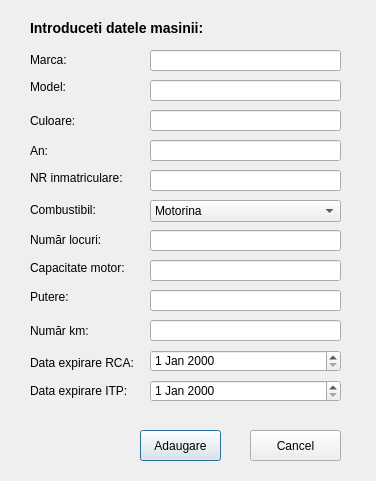
<?xml version="1.0" encoding="UTF-8"?>
<ui version="4.0">
 <class>Add</class>
 <widget class="QDialog" name="Add">
  <property name="geometry">
   <rect>
    <x>0</x>
    <y>0</y>
    <width>376</width>
    <height>481</height>
   </rect>
  </property>
  <property name="windowTitle">
   <string>Dialog</string>
  </property>
  <property name="styleSheet">
   <string notr="true">QDialog#Add{
background-color: qlineargradient(spread:pad, x1:0, y1:0, x2:0.944, y2:0.943, stop:0 rgba(107, 117, 255, 255), stop:1 rgba(87, 255, 255, 255));}
QWidget&gt;QPushButton{
    background-color:  rgb(43, 43, 43);
	width: 150px;
    border-style: outset;
    border-width: 2px;
    border-radius: 8px;
    border-color: beige;
    font: bold 14px;
	color: rgb(85, 255, 255);
}
QWidget&gt;QPushButton:pressed{
    background-color: black;
   
}
QWidget&gt;QPushButton:hover{
    
	border-color: rgb(0, 0, 127);
   
}
QWidget&gt;QLabel{
    
    font: bold 12px;

}
QWidget&gt;QLineEdit{
    
    border-radius:5px;
    border-style: outset;
    border-width: 1px;
	
	border-color: rgb(39, 39, 39);

}
QWidget&gt;QDateEdit{
    
    border-radius:5px;
 border-style: outset;
    border-width: 1px;
	
	border-color: rgb(39, 39, 39);

}
QWidget&gt;QComboBox{
    
    border-radius:5px;
 border-style: outset;
    border-width: 1px;
	
	border-color: rgb(39, 39, 39);

}</string>
  </property>
  <widget class="QLabel" name="label">
   <property name="geometry">
    <rect>
     <x>30</x>
     <y>50</y>
     <width>51</width>
     <height>20</height>
    </rect>
   </property>
   <property name="styleSheet">
    <string notr="true"/>
   </property>
   <property name="text">
    <string>Marca: </string>
   </property>
  </widget>
  <widget class="QLabel" name="label2">
   <property name="geometry">
    <rect>
     <x>30</x>
     <y>80</y>
     <width>47</width>
     <height>13</height>
    </rect>
   </property>
   <property name="styleSheet">
    <string notr="true"/>
   </property>
   <property name="text">
    <string>Model: </string>
   </property>
  </widget>
  <widget class="QLabel" name="label3">
   <property name="geometry">
    <rect>
     <x>30</x>
     <y>110</y>
     <width>47</width>
     <height>21</height>
    </rect>
   </property>
   <property name="styleSheet">
    <string notr="true"/>
   </property>
   <property name="text">
    <string>Culoare: </string>
   </property>
  </widget>
  <widget class="QLabel" name="label4">
   <property name="geometry">
    <rect>
     <x>30</x>
     <y>140</y>
     <width>47</width>
     <height>21</height>
    </rect>
   </property>
   <property name="styleSheet">
    <string notr="true"/>
   </property>
   <property name="text">
    <string>An: </string>
   </property>
  </widget>
  <widget class="QLabel" name="label5">
   <property name="geometry">
    <rect>
     <x>30</x>
     <y>230</y>
     <width>81</width>
     <height>20</height>
    </rect>
   </property>
   <property name="styleSheet">
    <string notr="true"/>
   </property>
   <property name="text">
    <string>Număr locuri: </string>
   </property>
  </widget>
  <widget class="QLineEdit" name="lineEdit1">
   <property name="geometry">
    <rect>
     <x>150</x>
     <y>50</y>
     <width>191</width>
     <height>21</height>
    </rect>
   </property>
  </widget>
  <widget class="QLineEdit" name="lineEdit2">
   <property name="geometry">
    <rect>
     <x>150</x>
     <y>80</y>
     <width>191</width>
     <height>21</height>
    </rect>
   </property>
  </widget>
  <widget class="QLineEdit" name="lineEdit3">
   <property name="geometry">
    <rect>
     <x>150</x>
     <y>110</y>
     <width>191</width>
     <height>21</height>
    </rect>
   </property>
  </widget>
  <widget class="QLineEdit" name="lineEdit4">
   <property name="geometry">
    <rect>
     <x>150</x>
     <y>140</y>
     <width>191</width>
     <height>21</height>
    </rect>
   </property>
  </widget>
  <widget class="QLineEdit" name="lineEdit5">
   <property name="geometry">
    <rect>
     <x>150</x>
     <y>230</y>
     <width>191</width>
     <height>21</height>
    </rect>
   </property>
  </widget>
  <widget class="QLabel" name="label6">
   <property name="geometry">
    <rect>
     <x>30</x>
     <y>200</y>
     <width>71</width>
     <height>20</height>
    </rect>
   </property>
   <property name="styleSheet">
    <string notr="true"/>
   </property>
   <property name="text">
    <string>Combustibil: </string>
   </property>
  </widget>
  <widget class="QLabel" name="label7">
   <property name="geometry">
    <rect>
     <x>30</x>
     <y>170</y>
     <width>111</width>
     <height>16</height>
    </rect>
   </property>
   <property name="styleSheet">
    <string notr="true"/>
   </property>
   <property name="text">
    <string>NR inmatriculare:</string>
   </property>
  </widget>
  <widget class="QLabel" name="label8">
   <property name="geometry">
    <rect>
     <x>30</x>
     <y>260</y>
     <width>111</width>
     <height>16</height>
    </rect>
   </property>
   <property name="styleSheet">
    <string notr="true"/>
   </property>
   <property name="text">
    <string>Capacitate motor:</string>
   </property>
  </widget>
  <widget class="QLabel" name="label9">
   <property name="geometry">
    <rect>
     <x>30</x>
     <y>290</y>
     <width>47</width>
     <height>13</height>
    </rect>
   </property>
   <property name="styleSheet">
    <string notr="true"/>
   </property>
   <property name="text">
    <string>Putere:</string>
   </property>
  </widget>
  <widget class="QLineEdit" name="lineEdit7">
   <property name="geometry">
    <rect>
     <x>150</x>
     <y>170</y>
     <width>191</width>
     <height>21</height>
    </rect>
   </property>
  </widget>
  <widget class="QLineEdit" name="lineEdit8">
   <property name="geometry">
    <rect>
     <x>150</x>
     <y>260</y>
     <width>191</width>
     <height>21</height>
    </rect>
   </property>
  </widget>
  <widget class="QLineEdit" name="lineEdit9">
   <property name="geometry">
    <rect>
     <x>150</x>
     <y>290</y>
     <width>191</width>
     <height>21</height>
    </rect>
   </property>
  </widget>
  <widget class="QLabel" name="label_2">
   <property name="geometry">
    <rect>
     <x>30</x>
     <y>320</y>
     <width>71</width>
     <height>21</height>
    </rect>
   </property>
   <property name="styleSheet">
    <string notr="true"/>
   </property>
   <property name="text">
    <string>Număr km:  </string>
   </property>
  </widget>
  <widget class="QLineEdit" name="lineEdit0">
   <property name="geometry">
    <rect>
     <x>150</x>
     <y>320</y>
     <width>191</width>
     <height>21</height>
    </rect>
   </property>
  </widget>
  <widget class="QPushButton" name="OK">
   <property name="geometry">
    <rect>
     <x>140</x>
     <y>430</y>
     <width>81</width>
     <height>31</height>
    </rect>
   </property>
   <property name="styleSheet">
    <string notr="true"/>
   </property>
   <property name="text">
    <string>Adaugare</string>
   </property>
  </widget>
  <widget class="QPushButton" name="Cancel">
   <property name="geometry">
    <rect>
     <x>250</x>
     <y>430</y>
     <width>91</width>
     <height>31</height>
    </rect>
   </property>
   <property name="styleSheet">
    <string notr="true"/>
   </property>
   <property name="text">
    <string>Cancel</string>
   </property>
  </widget>
  <widget class="QLabel" name="label_3">
   <property name="geometry">
    <rect>
     <x>30</x>
     <y>20</y>
     <width>221</width>
     <height>16</height>
    </rect>
   </property>
   <property name="styleSheet">
    <string notr="true">
    font: bold 14px;
</string>
   </property>
   <property name="text">
    <string>Introduceti datele masinii:</string>
   </property>
  </widget>
  <widget class="QComboBox" name="comboBox">
   <property name="geometry">
    <rect>
     <x>150</x>
     <y>200</y>
     <width>191</width>
     <height>22</height>
    </rect>
   </property>
   <item>
    <property name="text">
     <string>Motorina</string>
    </property>
   </item>
   <item>
    <property name="text">
     <string>Benzina</string>
    </property>
   </item>
   <item>
    <property name="text">
     <string>Energie electica</string>
    </property>
   </item>
   <item>
    <property name="text">
     <string>GPL</string>
    </property>
   </item>
  </widget>
  <widget class="QLabel" name="label_5">
   <property name="geometry">
    <rect>
     <x>30</x>
     <y>352</y>
     <width>121</width>
     <height>21</height>
    </rect>
   </property>
   <property name="text">
    <string>Data expirare RCA:</string>
   </property>
  </widget>
  <widget class="QLabel" name="label_6">
   <property name="geometry">
    <rect>
     <x>30</x>
     <y>380</y>
     <width>111</width>
     <height>21</height>
    </rect>
   </property>
   <property name="text">
    <string>Data expirare ITP:</string>
   </property>
  </widget>
  <widget class="QDateEdit" name="dateEdit">
   <property name="geometry">
    <rect>
     <x>150</x>
     <y>350</y>
     <width>191</width>
     <height>22</height>
    </rect>
   </property>
  </widget>
  <widget class="QDateEdit" name="dateEdit_2">
   <property name="geometry">
    <rect>
     <x>150</x>
     <y>380</y>
     <width>191</width>
     <height>22</height>
    </rect>
   </property>
  </widget>
 </widget>
 <resources/>
 <connections/>
</ui>
